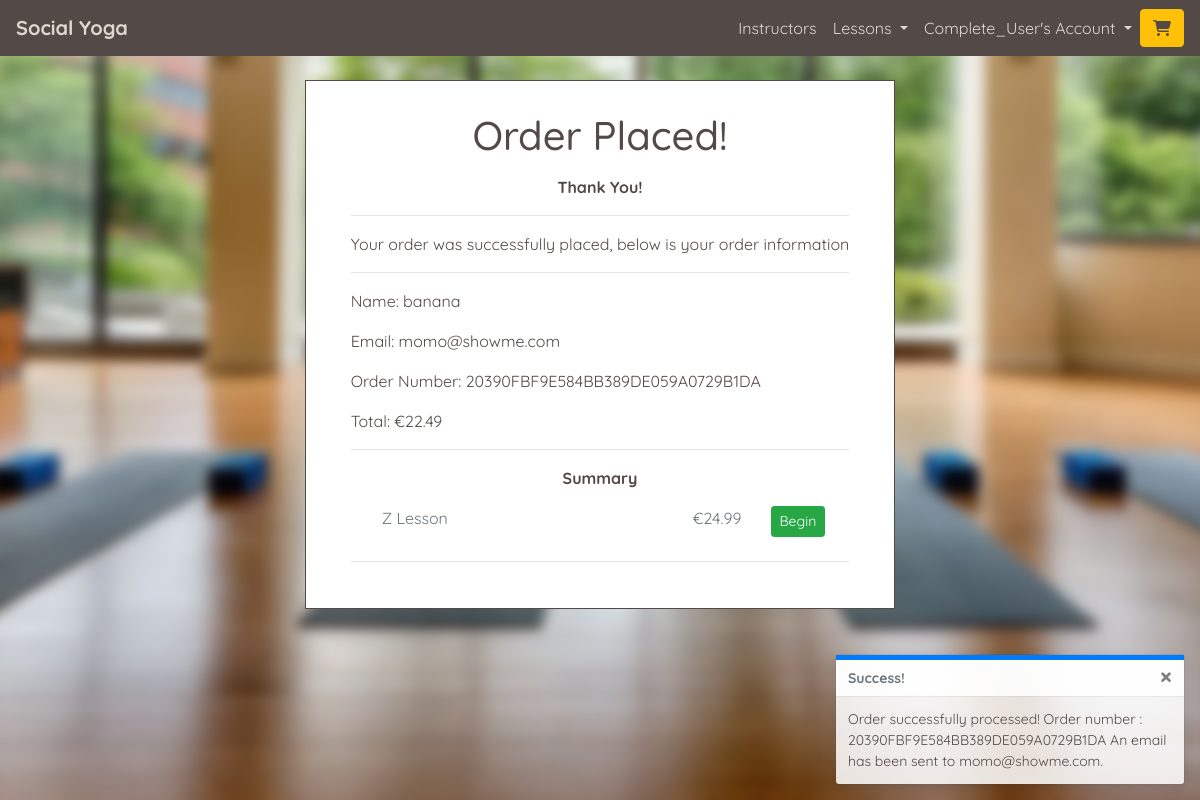
The page /checkout/checkout_success/20390FBF9E584BB389DE059A0729B1DA (signed in) on the database its author committed.
### checkout/models.py (models this page shows, shortened)
class Order(models.Model):
    order_number = models.CharField(max_length=32, null=False, editable=False)
    profile = models.ForeignKey(UserProfile,
                                null=False,
                                blank=False,
                                on_delete=models.CASCADE)
    full_name = models.CharField(max_length=50, null=False, blank=False)
    email = models.EmailField(max_length=254, null=False, blank=False)
    date = models.DateTimeField(auto_now_add=True)
    discount = models.DecimalField(max_digits=10,
                                   decimal_places=2,
                                   null=False, default=0)
    order_total = models.DecimalField(max_digits=10,
                                      decimal_places=2,
                                      null=False, default=0)
    grand_total = models.DecimalField(max_digits=10,
                                      decimal_places=2,
                                      null=False, default=0)
    stripe_id = models.CharField(max_length=254,
                                 null=False,
                                 blank=False,
                                 default='')
    original_basket = models.TextField(null=False, blank=False, default='')

class OrderLineItem(models.Model):
    order = models.ForeignKey(Order,
                              null=False,
                              blank=False,
                              on_delete=models.CASCADE,
                              related_name='lineitems')
    lesson = models.ForeignKey(Lesson,
                               null=False,
                               blank=False,
                               on_delete=models.CASCADE)
    profile = models.ForeignKey(UserProfile,
                                null=False,
                                blank=False,
                                on_delete=models.CASCADE)
    sales_percentage = models.PositiveSmallIntegerField(
        default=settings.SITE_SALES_PERCENTAGE,
        editable=False, blank=False)
    lineitem_total = models.DecimalField(max_digits=6,
                                         decimal_places=2,
                                         null=False,
                                         blank=False,
                                         editable=False)

### lessons/models.py (models this page shows, shortened)
class Lesson(models.Model):
    lesson_id = models.CharField(max_length=32,
                                 null=False,
                                 editable=False)
    instructor_profile = models.ForeignKey(UserProfile,
                                           on_delete=models.SET_NULL,
                                           null=True,
                                           blank=True,
                                           related_name='lessons')
    lesson_name = models.CharField(max_length=32,
                                   null=False,
                                   editable=True)
    card_description = models.TextField(max_length=254)
    description = models.TextField(max_length=2048)
    image = ResizedImageField(size=[600, 600],
                              quality=75,
                              crop=['middle', 'center'],
                              force_format='JPEG',
                              upload_to='lesson_images/')
    rating = models.DecimalField(max_digits=5,
                                 decimal_places=0,
                                 null=True, blank=True)
    video_url = models.URLField(max_length=1024,
                                blank=False,
                                null=False)
    time = models.IntegerField(blank=False, null=False)
    is_free = models.BooleanField(default=True)
    price = models.DecimalField(max_digits=6,
                                decimal_places=2,
                                blank=False,
                                null=False,
                                default=0.00)

### checkout/views.py (the view)
# urls.py: path('checkout_success/<order_number>',
@login_required
def checkout_success(request, order_number):
    try:
        order = get_object_or_404(Order, order_number=order_number)
    except Exception:
        messages.error(request, ('This order was not found, please contact '
                                 f'{settings.DEFAULT_FROM_EMAIL} for support'))
        return redirect(reverse('home'))
    profile = get_object_or_404(UserProfile, user=request.user)
    if profile != order.profile:
        messages.error(request, ('This order does not belong to this account, '
                                 'if this is an misake please contact '
                                 f'{settings.DEFAULT_FROM_EMAIL} for '
                                 'support.'))
        return redirect(reverse('home'))
    messages.success(request, f'Order successfully processed! \
                                Order number : {order_number} \
                                An email has been sent to {order.email}.')
    if 'basket' in request.session:
        del request.session['basket']
    template = 'checkout/checkout_success.html'
    context = {
        'order': order
    }
    return render(request, template, context)

### home/contexts.py (called while the page is built)
def purchased_lessons(request):
    profile = get_profile_or_none(request)
    purchased = None
    purchased_lesson_ids = []
    if profile:
        purchased = OrderLineItem.objects.filter(profile=profile)
        if purchased:
            for item in purchased:
                purchased_lesson_ids.append(item.lesson.lesson_id)
    context = {
        'purchased_lessons': purchased,
        'purchased_lesson_ids': purchased_lesson_ids,
    }
    return context

### yoga/utils.py (called while the page is built)
def get_profile_or_none(request):
    try:
        return UserProfile.objects.get(user=request.user)
    except Exception:
        return None

### checkout/templates/checkout/checkout_success.html (shortened to what this page needs)
{% extends "base.html" %}
{% load static %}
{% block extra_css %}
    <link rel="stylesheet" href="{% static 'checkout/css/checkout.css' %}">
{% endblock %}
{% block content %}
<div class="container">
    <div class="account-container pt-4 d-flex justify-content-center">
        <div class="row bg-white checkout-border">
            <div class="col-12">
                <h1 class="text-center mb-3" id="lesson-page-title">Order Placed!</h1>
                <p class="text-center mb-0"><strong>Thank You!</strong></p>
                <hr>
                <p class="text-center">Your order was successfully placed, below is your order information</p>
                <hr>
                <p>Name: {{ order.full_name }}</p>
                <p>Email: {{ order.email }}</p>
                <p>Order Number: {{ order.order_number }}</p>
                <p>Total: €{{ order.grand_total|floatformat:2 }}</p>
                <hr>
                <p class="text-center"><strong>Summary</strong></p>
                {% for item in order.lineitems.all %}
                <div class="row order-items my-2 mx-3">
                    <div class="col-12 col-sm-8">
                        <p class="text-muted text-center text-sm-left mb-1">{{ item.lesson.lesson_name }}</p>
                    </div>
                    <div class="col-6 col-sm-2">
                        <p class="text-muted text-right mb-1">€{{ item.lesson.price }}</p>
                    </div>
                    <div class="col-6 col-sm-2">
                        <a class="btn btn-sm btn-success" href="{% url 'studio' item.lesson.lesson_id %}" id="start_lesson_button_id_{{ lesson.lesson_id }}" role="button">Begin</a>
                    </div>
                </div>
                {% endfor %}
                <hr class="mt-4">
            </div>
        </div>
    </div>
</div>
{% endblock %}

### templates/base.html (shortened to what this page needs)
{% load static %}
<!doctype html>
<html lang="en">
  <head>
    {% block corecss %}
      <link rel="stylesheet" href="https://cdn.jsdelivr.net/npm/bootstrap@4.5.3/dist/css/bootstrap.min.css">
      <link rel="stylesheet" href="{% static 'css/base.css' %}" >
    {% endblock %}
    {% block extra_css %}
    {% endblock %}
</head>
<body>
    <header class="container-fluid fixed-top-desktop-only p-0">
        <nav class="navbar navbar-expand-lg navbar-custom">
            <a class="navbar-brand" href="{% url 'home' %}"><strong>Social Yoga</strong></a>
            {% if user.is_authenticated %}
            <div class="order-0 order-lg-1 ml-auto">
                <a class="btn btn-warning" href="{% url 'view_basket' %}" id="navbar-basket" role="button">
                    <span class="icon">
                        <i class="fas {% if product_count > 0 %}fa-cart-plus{% else %}fa-shopping-cart{% endif %} colour-primary" id="nav-cart-icon"></i>
                    </span>
                </a>
            </div>
            {% endif %}
            <div class="collapse navbar-collapse" id="navbarNav">
                <ul class="navbar-nav ml-auto mb-2 mb-lg-0">
                    <li class="nav-item">
                        <a class="nav-link active" aria-current="page" href="{% url 'instructors' %}">Instructors</a>
                    </li>
                    {% if user.is_authenticated %}
                    <li class="nav-item">
                        <div class="nav-link dropdown">
                            <a class="dropdown-toggle nav-link-format" href="#" role="button" id="lessonsDropdownMenuLink" data-toggle="dropdown" aria-haspopup="true" aria-expanded="false">
                                Lessons
                            </a>
                        </div>
                    </li>
                    {% endif %}
                    <li class="nav-item">
                        <div class="nav-link dropdown">
                            <a class="dropdown-toggle nav-link-format" href="#" role="button" id="accountDropdownMenuLink" data-toggle="dropdown" aria-haspopup="true" aria-expanded="false">
                                {% if user.is_authenticated %}{{ user|title }}'s{% else %}My{% endif %} Account
                            </a>
                        </div>
                    </li>
                </ul>
            </div>
        </nav>
    </header>
        {% if messages %}
            <div class="message-container">
                {% for message in messages %}
                    {% with message.level as level %}
                        {% if level == 40 %}
                            {% include 'includes/toasts/toast_error.html' %}
                        {% elif level == 30 %}
                            {% include 'includes/toasts/toast_warning.html' %}
                        {% elif level == 25 %}
                            {% include 'includes/toasts/toast_success.html' %}
                        {% else %}
                            {% include 'includes/toasts/toast_info.html' %}
                        {% endif %}
                    {% endwith %}
                {% endfor %}
            </div>
        {% endif %}
        {% block content %}
        {% endblock %}
</body>
</html>

### static/css/base.css (style rules this page uses)
html { height: 100%; }
body { background: url('/static/images/backgrounds/background-image.jpg') no-repeat center center fixed; background-size: cover; background-position: 75% 40px; height: calc(100vh - 63px); color: #534a47; font-family: 'Quicksand'; font-size: 16px; }
.navbar-custom { background-color: #534a47; }
.navbar-custom a { color: #e0d8d0; }
.colour-primary { color: #534a47 !important; }
.nav-link-format { text-decoration: none; }
.account-container { display: inline-block; }
.message-container { position: fixed; bottom: 15px; right: 15px; z-index: 99999999; }
@media (min-width: 412px) { .checkout-border { border: solid 1px #534a47; padding: 30px; } }
@media (min-width: 1200px) { body { background-position: 0 35px; } }
@media (min-width: 1200px) { .fixed-top-desktop-only { position: fixed; top: 0; right: 0; left: 0; z-index: 1049; } }

### rows shown on the page
Order: full_name "banana", email "momo@showme.com", order_number "20390FBF9E584BB389DE059A0729B1DA", grand_total "22.49"
OrderLineItem: lesson.lesson_name "Z Lesson", lesson.price "24.99"

### other values the page prints
{{ user|title }} "Complete_User"
{{ message }} "Order successfully processed! Order number : 20390FBF9E584BB389DE059A0729B1DA An email has been sent to momo@showme.com."
